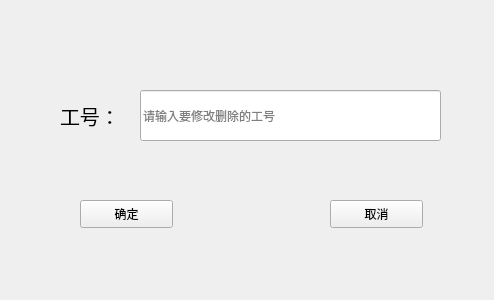
<?xml version="1.0" encoding="UTF-8"?>
<ui version="4.0">
 <class>Form</class>
 <widget class="QWidget" name="Form">
  <property name="geometry">
   <rect>
    <x>0</x>
    <y>0</y>
    <width>494</width>
    <height>300</height>
   </rect>
  </property>
  <property name="windowTitle">
   <string>删除信息</string>
  </property>
  <widget class="QPushButton" name="ensureButton">
   <property name="geometry">
    <rect>
     <x>80</x>
     <y>200</y>
     <width>93</width>
     <height>28</height>
    </rect>
   </property>
   <property name="text">
    <string>确定</string>
   </property>
  </widget>
  <widget class="QLabel" name="label">
   <property name="geometry">
    <rect>
     <x>60</x>
     <y>100</y>
     <width>61</width>
     <height>31</height>
    </rect>
   </property>
   <property name="font">
    <font>
     <pointsize>15</pointsize>
    </font>
   </property>
   <property name="text">
    <string>工号：</string>
   </property>
  </widget>
  <widget class="QLineEdit" name="idEdit">
   <property name="geometry">
    <rect>
     <x>140</x>
     <y>90</y>
     <width>301</width>
     <height>51</height>
    </rect>
   </property>
   <property name="placeholderText">
    <string>请输入要修改删除的工号</string>
   </property>
  </widget>
  <widget class="QPushButton" name="cancelButton">
   <property name="geometry">
    <rect>
     <x>330</x>
     <y>200</y>
     <width>93</width>
     <height>28</height>
    </rect>
   </property>
   <property name="text">
    <string>取消</string>
   </property>
  </widget>
 </widget>
 <resources/>
 <connections/>
</ui>
